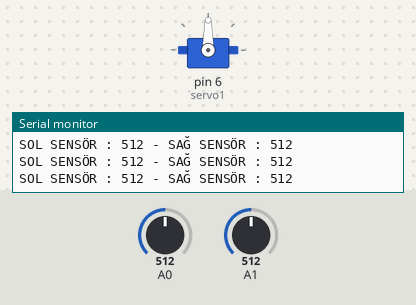
The sketch below on a simulated Arduino Uno, built with avr-gcc and run on an emulated ATmega328P. Parts: servo, the last lines printed to the serial monitor. The test bench sets the inputs (shaded band); at power-on: A0 = 512, A1 = 512.

Above: at 1.2 s.
1.3 s: A0 set to 0
At 1.94 s:
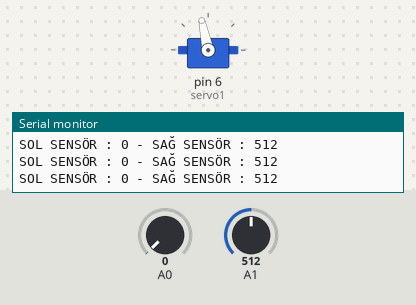
4.3 s: A1 set to 0
At 5.5 s:
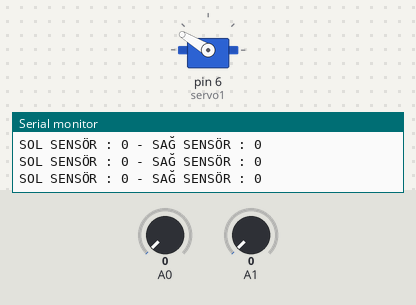
5.8 s: A1 set to 122
At 7.7 s:
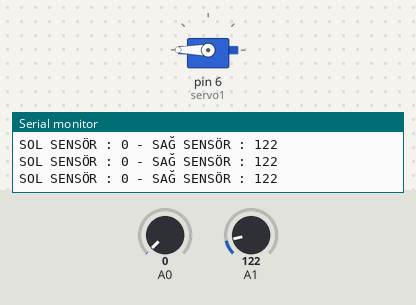
8.8 s: A0 set to 8
11.8 s: A0 set to 11
13.3 s: A0 set to 112
14.8 s: A0 set to 129
At 15.45 s:
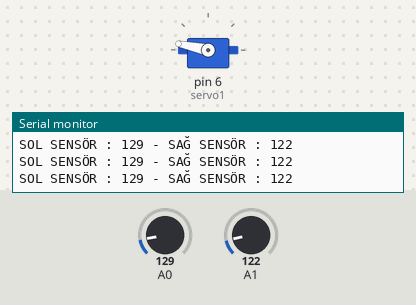
Timing chart, 0 to 21.5 s (numbered marks = the images above; inputs shaded):
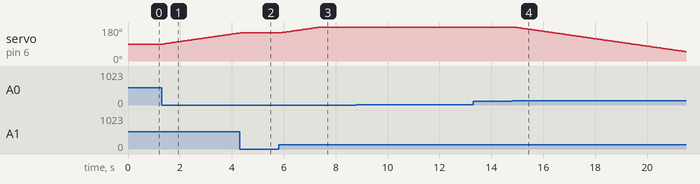

Measured:
- the behaviour switches between 122 and 123 on A0 (found by bisection; images 3 and 4)
- after the input at 1.3 s, servo on pin 6 (servo1): moves from 90° to 148° over 2.9 s, starting after 0.07 s
- after the input at 4.3 s, servo on pin 6 (servo1): goes on until 4.3 s, then stays 149°
- after the input at 5.8 s, servo on pin 6 (servo1): moves from 149° to 180° over 1.5 s, starting after 0.09 s
- after the input at 14.8 s, servo on pin 6 (servo1): moves from 180° to 49° over 6.6 s, starting after 0.08 s

The sketch:

solarp.ino
```cpp
#include <Servo.h>
Servo servo1;
int sol;
int sag;
int yon = 90;


void setup() {
  servo1.attach(6);
  pinMode(A0,INPUT);
  pinMode(A1,INPUT);
  Serial.begin(9600);
  servo1.write(yon);


}

void loop() {
  sol = analogRead(A0);
  sag = analogRead(A1);
  Serial.print("SOL SENSÖR : ");
  Serial.print(sol);
  Serial.print(" - SAĞ SENSÖR : ");
  Serial.println(sag);
  delay(50);

  if(sol > sag){
    if(yon > 0){
      yon--;
    }
  }else if( sag > sol ){
    if( yon < 180){
      yon++;
    }
  }
  servo1.write(yon);

}
```
